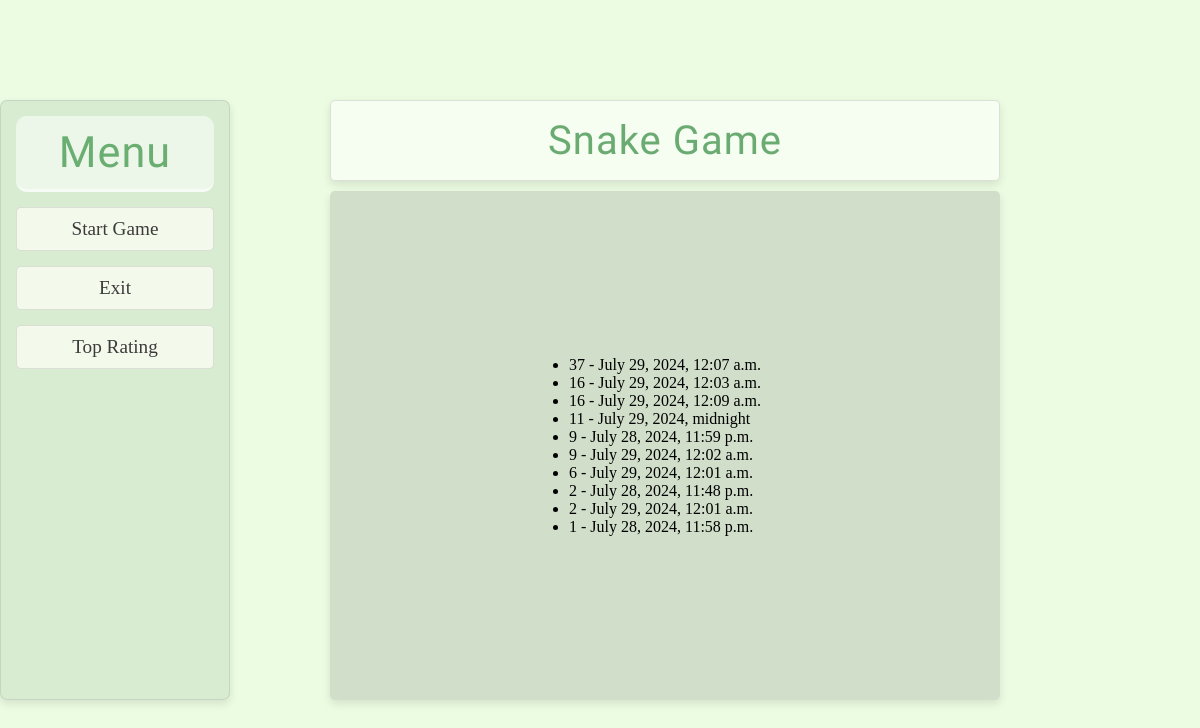
Page /score_board/ on the earlier database version.
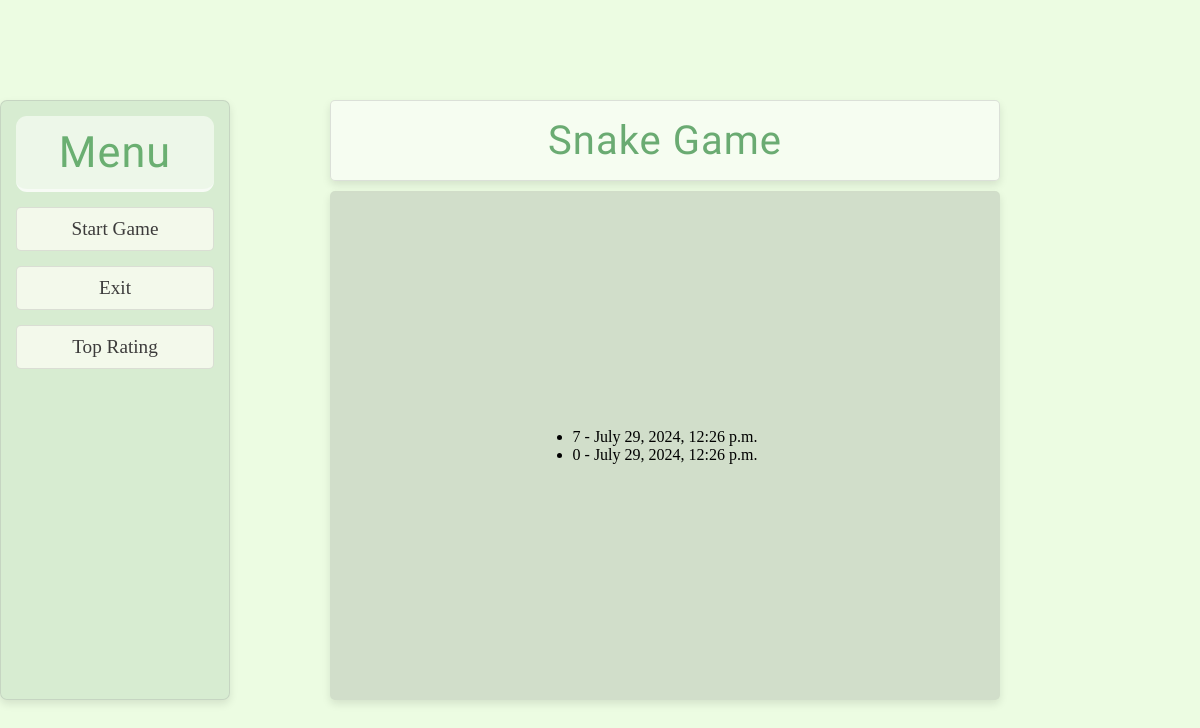
Same page on the later database version.
### game/models.py (models this page shows, shortened)
class Score(models.Model):
    score = models.IntegerField()
    timestamp = models.DateTimeField(auto_now_add=True)

### game/views.py (the view)
# urls.py: path('score_board/', score_board, name='score_board'),
def score_board(request):
    scores = Score.objects.all().order_by('-score')[:10]
    return render(request, 'score_board.html', {'scores': scores})

### game/templates/score_board.html (shortened to what this page needs)
{% extends 'base.html' %}
{% block content %}
    <ul>
        {% for score in scores %}
            <li>{{ score.score }} - {{ score.timestamp }}</li>
        {% endfor %}
    </ul>
{% endblock %}

### game/templates/base.html (shortened to what this page needs)
<!DOCTYPE html>
<html>
<head>
    {% load static %}
    <link rel="stylesheet" type="text/css" href="{% static 'game/css/styles.css' %}">
</head>
<body>
    <div class="wrapper">
        <div class="sidebar">
            <h2>Menu</h2>
            <ul>
                <li><a href="{% url 'start_game' %}">Start Game</a></li>
                <li><a href="{% url 'home' %}">Exit</a></li>
                <li><a href="{% url 'score_board' %}">Top Rating</a></li>
            </ul>
        </div>
        <div class="content">
            <header>
                <h1>Snake Game</h1>
            </header>
            <main>
                {% block content %}
                {% endblock %}
            </main>
        </div>
    </div>
</body>
</html>

### game/static/game/css/styles.css (style rules this page uses)
* { box-sizing: border-box; margin: 0; padding: 0; }
body { display: flex; justify-content: center; align-items: center; height: 100vh; margin: 0; background-color: #ccf7b05b; }
h2 { font-size: 2.7em; }
h1 { color: #2a8537af; font-size: 2.5em; }
h1, h2 { font-family: "Black Ops One", system-ui; font-weight: 400; font-style: normal; letter-spacing: 1px; }
.wrapper { display: flex; width: 100%; max-width: 1200px; }
.sidebar { width: 230px; background: rgba(189, 218, 189, 0.458); padding: 15px; margin-right: 100px; border: 1px solid rgba(156, 155, 155, 0.29); border-radius: 7px; }
.sidebar h2 { color: #2c8c39d2; text-align: center; opacity: 0.8; border-bottom: 3px solid rgb(255, 255, 255); padding: 11px; background-color: #fcfef9c5; border-radius: 11px; }
.sidebar ul { list-style-type: none; padding: 0; }
.sidebar ul li { margin: 15px 0; }
.sidebar ul li a { color: #3c3b3b; text-decoration: none; display: block; padding: 10px; background: #f3f9eb; border-radius: 5px; font-family: "Cinzel", serif; font-optical-sizing: auto; font-weight: 400; font-size: 1.2em; font-style: normal; text-align: center; border: 1px solid rgba(156, 155, 155, 0.29); transition: all ease-in-out 0.3s; }
.content { width: 670px; height: 600px; border-radius: 10px; display: flex; flex-direction: column; align-items: center; justify-content: center; }
header, footer { width: 100%; padding: 1em; text-align: center; background-color: #fcfef9a4; border-radius: 5px; margin-bottom: 10px; border: 1px solid rgba(156, 155, 155, 0.29); }
main { display: flex; justify-content: center; align-items: center; width: 100%; height: 100%; background: #72727238; border-radius: 5px; position: relative; }
main, .sidebar, header, footer, #scoreBox { box-shadow: 0 4px 8px rgba(0, 0, 0, 0.1); }

Differences in the rows shown:
removed Score: score "37", timestamp "July 29, 2024, 12:07 a.m."
removed Score: score "16", timestamp "July 29, 2024, 12:03 a.m."
removed Score: score "16", timestamp "July 29, 2024, 12:09 a.m."
removed Score: score "11", timestamp "July 29, 2024, midnight"
removed Score: score "9", timestamp "July 28, 2024, 11:59 p.m."
removed Score: score "9", timestamp "July 29, 2024, 12:02 a.m."
removed Score: score "6", timestamp "July 29, 2024, 12:01 a.m."
removed Score: score "2", timestamp "July 28, 2024, 11:48 p.m."
removed Score: score "2", timestamp "July 29, 2024, 12:01 a.m."
removed Score: score "1", timestamp "July 28, 2024, 11:58 p.m."
added Score: score "7", timestamp "July 29, 2024, 12:26 p.m."
added Score: score "0", timestamp "July 29, 2024, 12:26 p.m."
